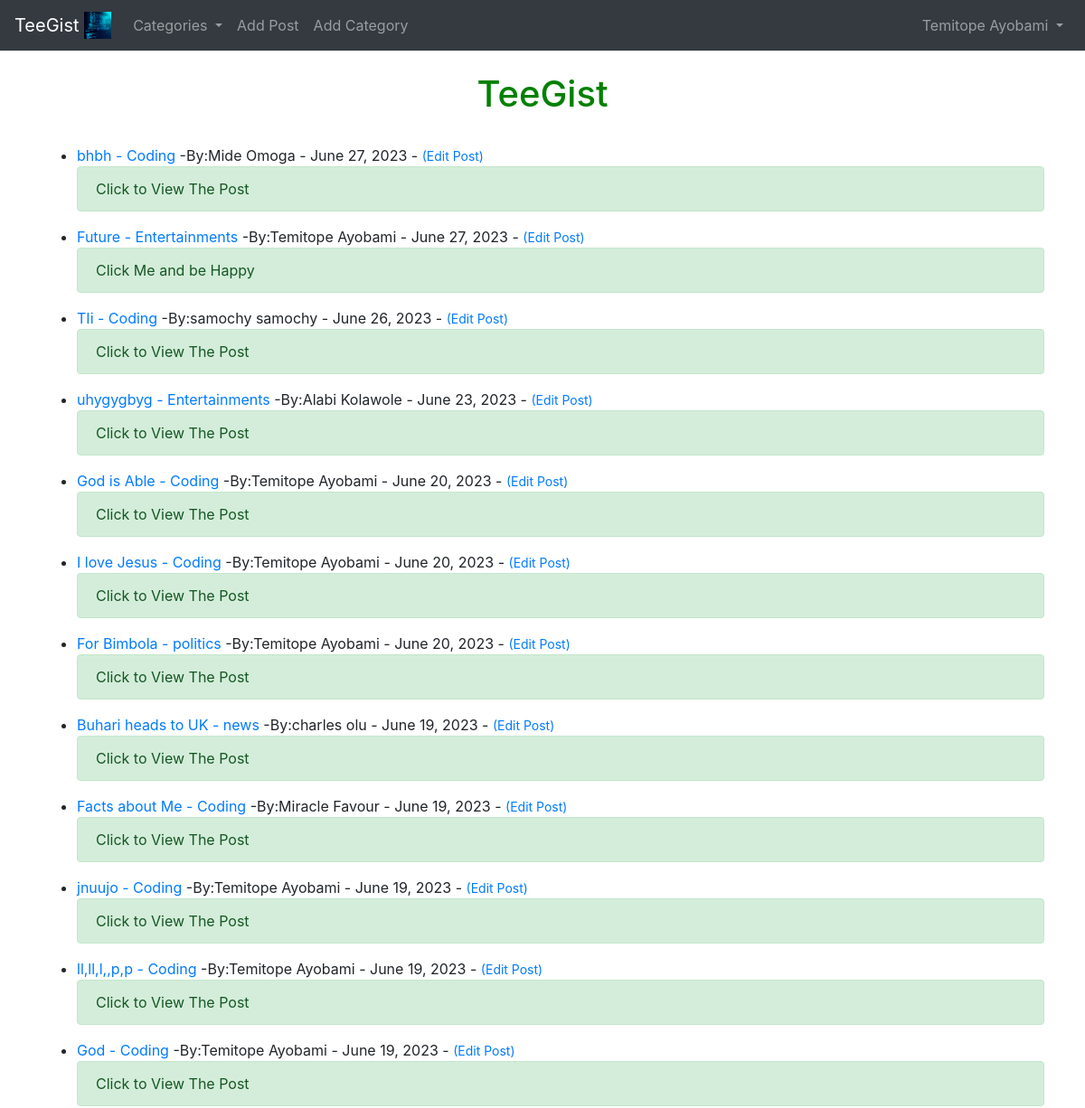
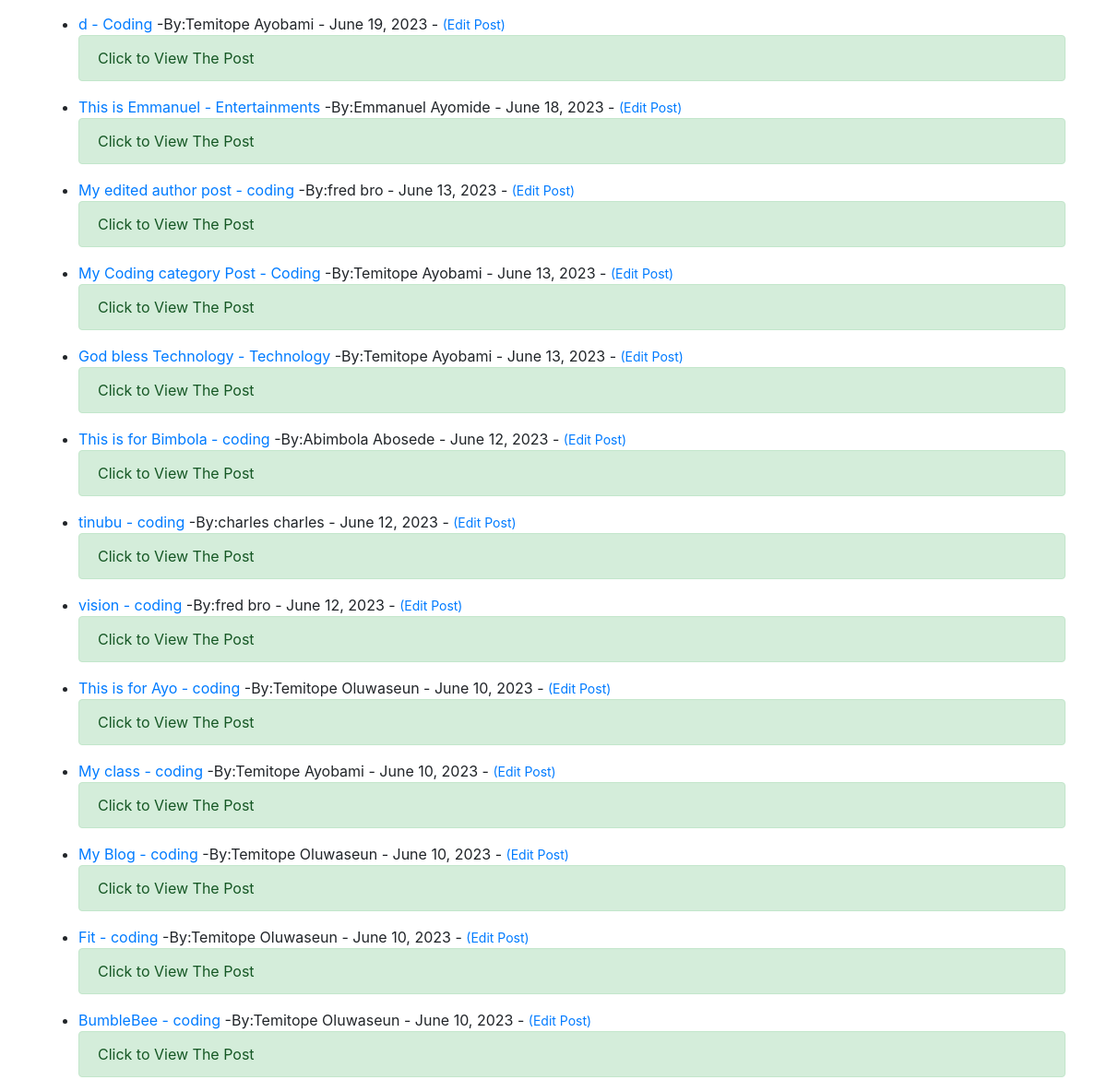
The app's page / (signed in) with its own data (2 pictures, top to bottom).
### app_folder/models.py (models this page shows, shortened)
class Post(models.Model):
    title = models.CharField(max_length=250)
    upload_image = models.ImageField(null=True, blank=True, upload_to ='images/')
    title_tag = models.CharField(max_length=250, default='This is a blog Web App!')
    author = models.ForeignKey(User, on_delete=models.CASCADE)
    body = RichTextField(blank=True, null=True)
    posted_at = models.DateField(auto_now_add=True)
    category = models.CharField(max_length=255, default='Technology')
    snippet = models.CharField(max_length=255, default="Click to View Post")
    likes = models.ManyToManyField(User, related_name='blog_posts')

### app_folder/views.py (the view)
# urls.py: path('', HomeView.as_view(), name = 'home'),
class HomeView(ListView):
    model = Post
    template_name = 'apps/home.html'
    ordering = ['-posted_at']
    def get_context_data(self, *args, **kwargs):
        cat_menu = Category.objects.all()
        context = super(HomeView, self).get_context_data(*args, **kwargs)
        context["cat_menu"] = cat_menu
        return context

### app_folder/models.py (called while the page is built)
    def __str__(self):
        return self.name

### app_folder/templates/apps/home.html (shortened to what this page needs)
{% extends 'blogs/base.html' %}
{% block content %}
<br/>
<h1 class = "container " style = "color:green; text-align:center;"> TeeGist </h1> <br/>
{% for post in object_list %}
<ul>
<li> <a href = "{% url 'details' post.pk %}">{{ post.title }} </a>
          <a href = "{% url 'category' post.category|slugify %}">- {{ post.category }}</a>
     -By:{{ post.author.first_name }}
      {{ post.author.last_name }} -
      {{ post.posted_at }} -
      {% if user.is_authenticated %}
      <small>
      <a href = "{% url 'edit_post' post.pk%}"> (Edit Post)</a>
      </small>
      {% endif %}
 <br/>
</li>
<a href = "{% url 'details' post.pk %}">
     <div class="alert alert-success" role="alert">
          {{ post.snippet }}
     </div>
</a>
</ul>
{% endfor %}
{% endblock %}

### project_folder/templates/blogs/base.html (shortened to what this page needs)
{% load static %}
<!doctype html>
<html lang="en">
  <head>
    <link rel="stylesheet" href="https://cdn.jsdelivr.net/npm/bootstrap@4.6.2/dist/css/bootstrap.min.css">
  </head>
  <body>
    <nav class="navbar navbar-expand-lg navbar-dark bg-dark">
        <a class="navbar-brand" href="{% url 'home' %}">TeeGist
          <img src="{% static 'theblog/img/code.jpeg' %}" width="30" height="30" class="d-inline-block align-top" alt="">
        </a>
        <div class="collapse navbar-collapse" id="navbarSupportedContent">
          <ul class="navbar-nav mr-auto">
            {% if cat_menu %}
            <li class="nav-item dropdown">
              <a class="nav-link dropdown-toggle" href="#" role="button" data-toggle="dropdown" aria-expanded="false">
                Categories
              </a>
            </li>
            {% endif %}
            {% if user.is_authenticated %}
            <li class="nav-item">
              <a class="nav-link" href="{% url 'add_blog' %}">Add Post</a>
            </li>
            <li class="nav-item">
              <a class="nav-link" href="{% url 'add_category' %}">Add Category</a>
            </li>
            {% endif %}
          </ul>
          {% if user.is_authenticated %}
          <ul class="navbar-nav ml-auto">
            <li class="nav-item dropdown">
              <a class="nav-link dropdown-toggle" href="#" role="button" data-toggle="dropdown" aria-expanded="false">
                {{ user.first_name }}
                {{ user.last_name }}
              </a>
            </li>
          </ul>
          {% endif %}
        </div>
      </nav>
    <div class = 'container'>
         {% block content %}
        {% endblock %}
    </div>
  </body>
</html>

### records on screen
Post: title "bhbh", category "Coding", author.first_name "Mide", author.last_name "Omoga", posted_at "June 27, 2023", snippet "Click to View The Post"
Post: title "Future", category "Entertainments", author.first_name "Temitope", author.last_name "Ayobami", posted_at "June 27, 2023", snippet "Click Me and be Happy"
Post: title "TIi", category "Coding", author.first_name "samochy", author.last_name "samochy", posted_at "June 26, 2023", snippet "Click to View The Post"
Post: title "uhygygbyg", category "Entertainments", author.first_name "Alabi", author.last_name "Kolawole", posted_at "June 23, 2023", snippet "Click to View The Post"
Post: title "God is Able", category "Coding", author.first_name "Temitope", author.last_name "Ayobami", posted_at "June 20, 2023", snippet "Click to View The Post"
Post: title "I love Jesus", category "Coding", author.first_name "Temitope", author.last_name "Ayobami", posted_at "June 20, 2023", snippet "Click to View The Post"
Post: title "For Bimbola", category "politics", author.first_name "Temitope", author.last_name "Ayobami", posted_at "June 20, 2023", snippet "Click to View The Post"
Post: title "Buhari heads to UK", category "news", author.first_name "charles", author.last_name "olu", posted_at "June 19, 2023", snippet "Click to View The Post"
Post: title "Facts about Me", category "Coding", author.first_name "Miracle", author.last_name "Favour", posted_at "June 19, 2023", snippet "Click to View The Post"
Post: title "jnuujo", category "Coding", author.first_name "Temitope", author.last_name "Ayobami", posted_at "June 19, 2023", snippet "Click to View The Post"
Post: title "ll,ll,l,,p,p", category "Coding", author.first_name "Temitope", author.last_name "Ayobami", posted_at "June 19, 2023", snippet "Click to View The Post"
Post: title "God", category "Coding", author.first_name "Temitope", author.last_name "Ayobami", posted_at "June 19, 2023", snippet "Click to View The Post"
Post: title "d", category "Coding", author.first_name "Temitope", author.last_name "Ayobami", posted_at "June 19, 2023", snippet "Click to View The Post"
Post: title "This is Emmanuel", category "Entertainments", author.first_name "Emmanuel", author.last_name "Ayomide", posted_at "June 18, 2023", snippet "Click to View The Post"
Post: title "My edited author post", category "coding", author.first_name "fred", author.last_name "bro", posted_at "June 13, 2023", snippet "Click to View The Post"
Post: title "My Coding category Post", category "Coding", author.first_name "Temitope", author.last_name "Ayobami", posted_at "June 13, 2023", snippet "Click to View The Post"
Post: title "God bless Technology", category "Technology", author.first_name "Temitope", author.last_name "Ayobami", posted_at "June 13, 2023", snippet "Click to View The Post"
Post: title "This is for Bimbola", category "coding", author.first_name "Abimbola", author.last_name "Abosede", posted_at "June 12, 2023", snippet "Click to View The Post"
Post: title "tinubu", category "coding", author.first_name "charles", author.last_name "charles", posted_at "June 12, 2023", snippet "Click to View The Post"
Post: title "vision", category "coding", author.first_name "fred", author.last_name "bro", posted_at "June 12, 2023", snippet "Click to View The Post"
Post: title "This is for Ayo", category "coding", author.first_name "Temitope", author.last_name "Oluwaseun", posted_at "June 10, 2023", snippet "Click to View The Post"
Post: title "My class", category "coding", author.first_name "Temitope", author.last_name "Ayobami", posted_at "June 10, 2023", snippet "Click to View The Post"
Post: title "My Blog", category "coding", author.first_name "Temitope", author.last_name "Oluwaseun", posted_at "June 10, 2023", snippet "Click to View The Post"
Post: title "Fit", category "coding", author.first_name "Temitope", author.last_name "Oluwaseun", posted_at "June 10, 2023", snippet "Click to View The Post"
Post: title "BumbleBee", category "coding", author.first_name "Temitope", author.last_name "Oluwaseun", posted_at "June 10, 2023", snippet "Click to View The Post"

### other values on screen
{{ user.first_name }} "Temitope"
{{ user.last_name }} "Ayobami"
